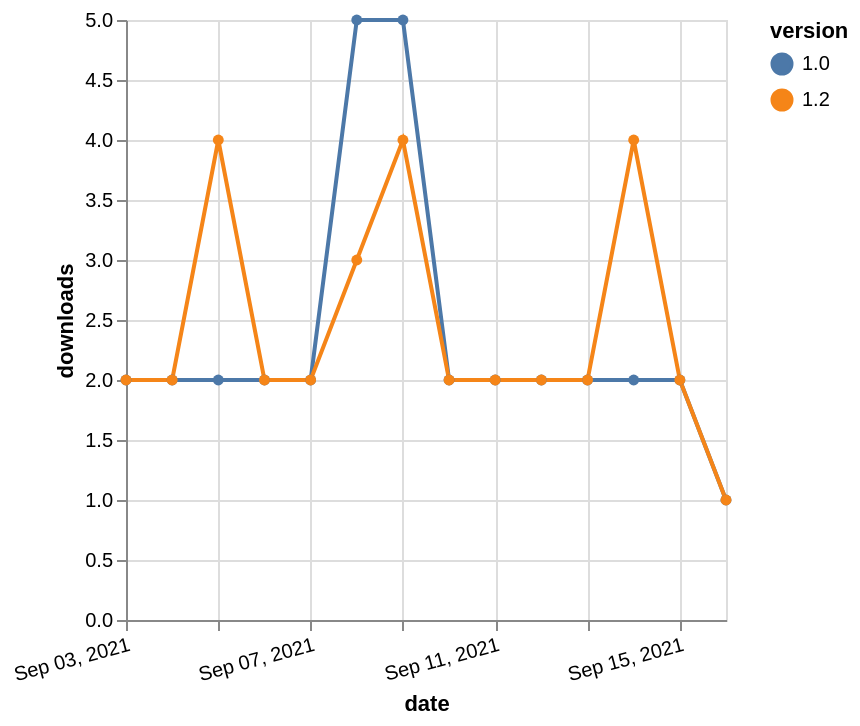

Express this chart as Vega-Lite.
### Vega-Lite specification from a JSON file in a GitHub repository (floating-point values rounded to 4 significant figures)
{"$schema": "https://vega.github.io/schema/vega-lite/v5.json", "description": "A simple bar chart with embedded data.", "data": {"values": [{"date": "2021-09-03", "total": 3430, "delta": 2, "version": "1.0"}, {"date": "2021-09-04", "total": 3432, "delta": 2, "version": "1.0"}, {"date": "2021-09-05", "total": 3434, "delta": 2, "version": "1.0"}, {"date": "2021-09-06", "total": 3436, "delta": 2, "version": "1.0"}, {"date": "2021-09-07", "total": 3438, "delta": 2, "version": "1.0"}, {"date": "2021-09-08", "total": 3443, "delta": 5, "version": "1.0"}, {"date": "2021-09-09", "total": 3448, "delta": 5, "version": "1.0"}, {"date": "2021-09-10", "total": 3450, "delta": 2, "version": "1.0"}, {"date": "2021-09-11", "total": 3452, "delta": 2, "version": "1.0"}, {"date": "2021-09-12", "total": 3454, "delta": 2, "version": "1.0"}, {"date": "2021-09-13", "total": 3456, "delta": 2, "version": "1.0"}, {"date": "2021-09-14", "total": 3458, "delta": 2, "version": "1.0"}, {"date": "2021-09-15", "total": 3460, "delta": 2, "version": "1.0"}, {"date": "2021-09-16", "total": 3461, "delta": 1, "version": "1.0"}, {"date": "2021-09-03", "total": 2516, "delta": 2, "version": "1.2"}, {"date": "2021-09-04", "total": 2518, "delta": 2, "version": "1.2"}, {"date": "2021-09-05", "total": 2522, "delta": 4, "version": "1.2"}, {"date": "2021-09-06", "total": 2524, "delta": 2, "version": "1.2"}, {"date": "2021-09-07", "total": 2526, "delta": 2, "version": "1.2"}, {"date": "2021-09-08", "total": 2529, "delta": 3, "version": "1.2"}, {"date": "2021-09-09", "total": 2533, "delta": 4, "version": "1.2"}, {"date": "2021-09-10", "total": 2535, "delta": 2, "version": "1.2"}, {"date": "2021-09-11", "total": 2537, "delta": 2, "version": "1.2"}, {"date": "2021-09-12", "total": 2539, "delta": 2, "version": "1.2"}, {"date": "2021-09-13", "total": 2541, "delta": 2, "version": "1.2"}, {"date": "2021-09-14", "total": 2545, "delta": 4, "version": "1.2"}, {"date": "2021-09-15", "total": 2547, "delta": 2, "version": "1.2"}, {"date": "2021-09-16", "total": 2548, "delta": 1, "version": "1.2"}]}, "width": "container", "mark": {"type": "line", "point": {"filled": true}}, "encoding": {"x": {"field": "date", "type": "temporal", "timeUnit": "yearmonthdate", "title": "date", "axis": {"labelAngle": -15}}, "y": {"field": "delta", "type": "quantitative", "title": "downloads"}, "color": {"field": "version", "type": "nominal"}, "tooltip": {"field": "delta"}}}
